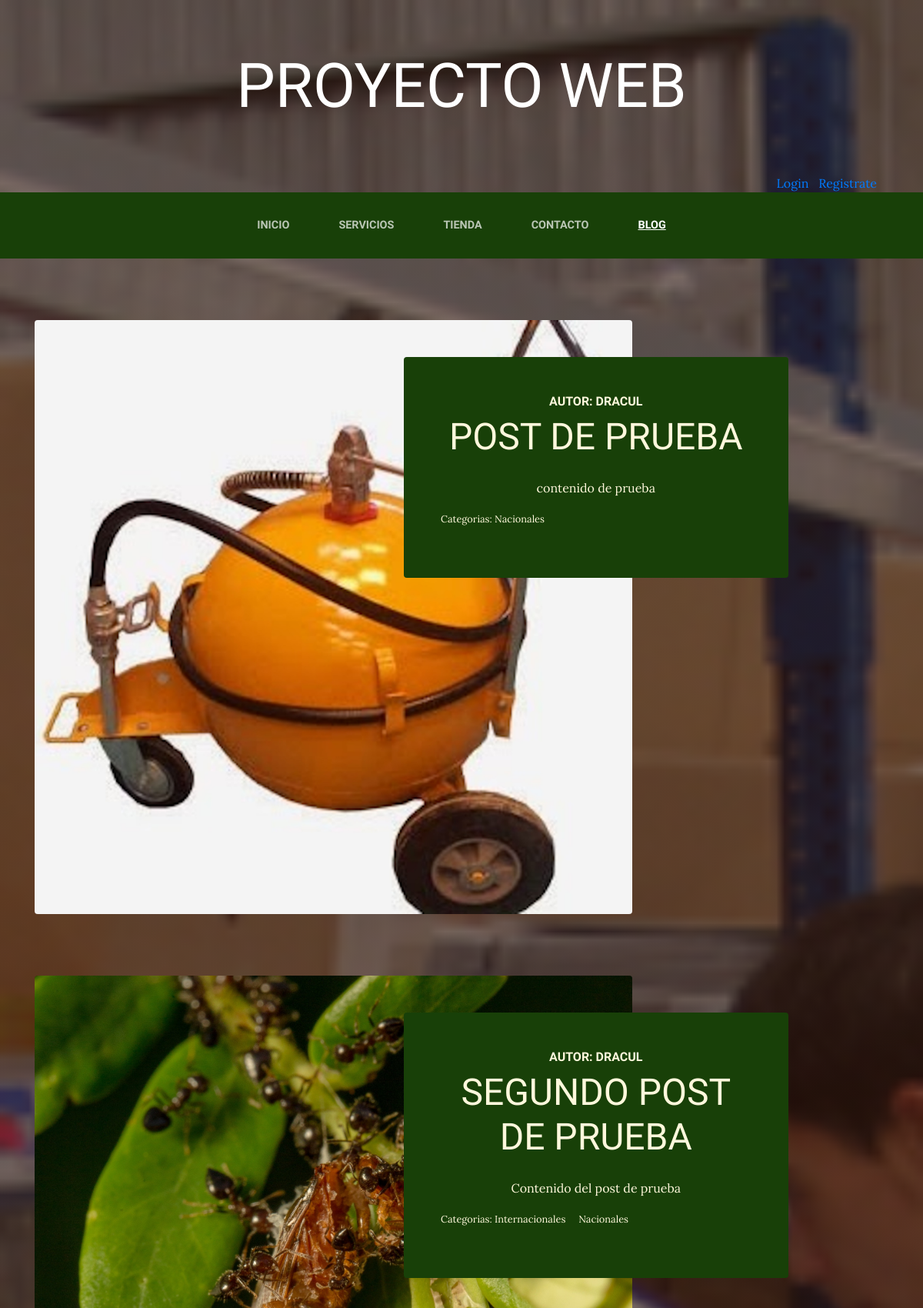
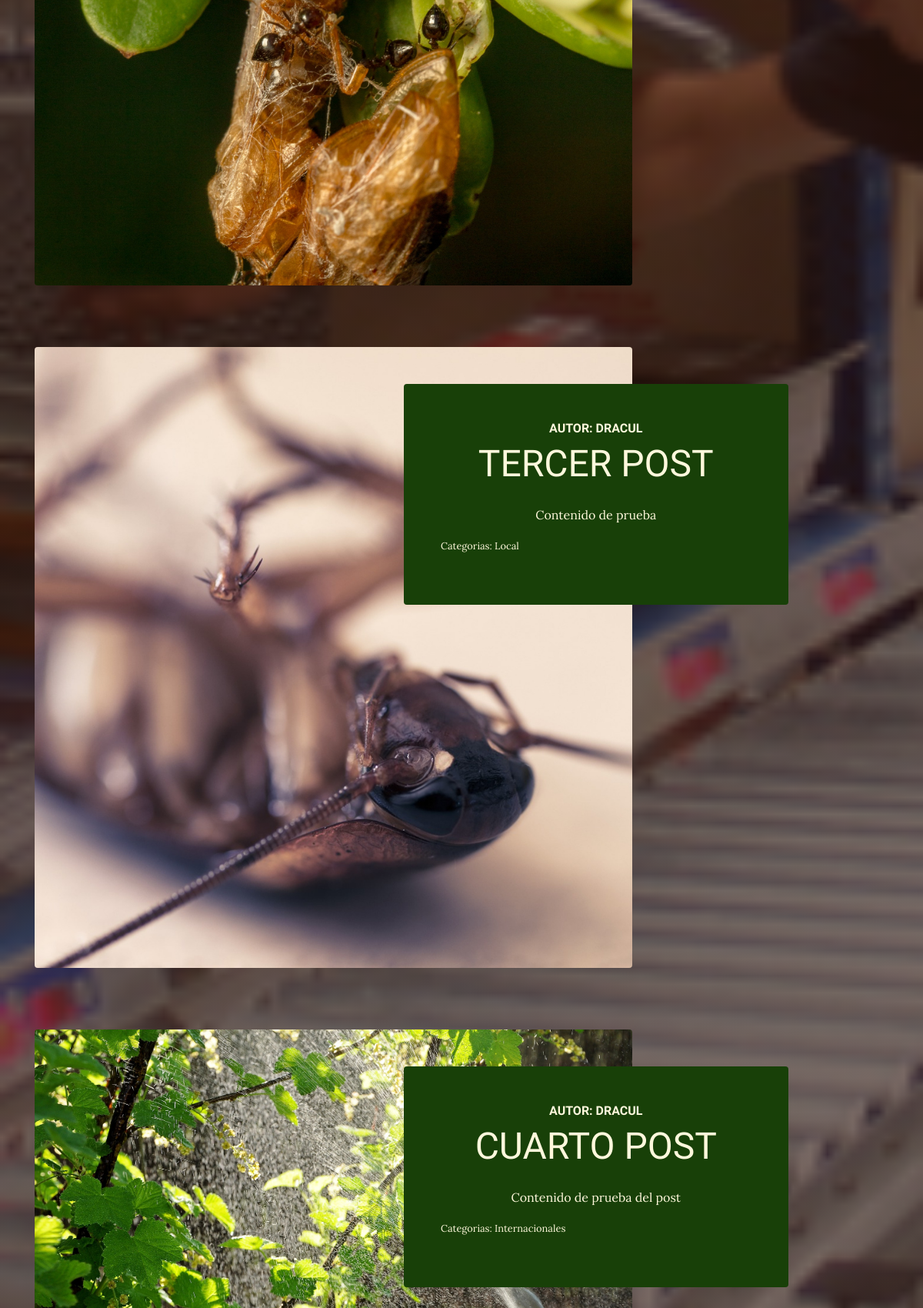
Screenshot of /blog/ (upper part) with the database file from the repository (2 pictures, top to bottom).
### blog_app/models.py (models this page shows, shortened)
class Post(models.Model):
    titulo = models.CharField(max_length=50)
    contenido = models.CharField(max_length=50)
    imagen = models.ImageField(upload_to='blog', null=True, blank=True)
    autor = models.ForeignKey(User, on_delete=models.CASCADE)
    categorias =models.ManyToManyField(Categoria)
    created = models.DateTimeField(auto_now_add=True)
    updated = models.DateTimeField(auto_now_add=True)
    class Meta:
        verbose_name = 'post'
        verbose_name_plural = 'posts'

class Categoria(models.Model):
    nombre = models.CharField(max_length=50)
    created = models.DateTimeField(auto_now_add=True)
    updated = models.DateTimeField(auto_now_add=True)
    class Meta:
        verbose_name = 'categoria'
        verbose_name_plural = 'categorias'

### blog_app/views.py (the view)
# urls.py: path('', views.blog, name='blog'),
def blog(request):
    posts = Post.objects.all
    return render(request, 'blog_app/blog.html', {
        'posts': posts
    })

### carro_app/context_processor.py (called while the page is built)
def importe_total_carro(request):
    total = 0
    '''if request.user.is_authenticated:
     for key, value in request.session["carro"].items():
            total += (float(value["precio"]))'''
    return {
        "importe_total_carro": total
    }

### blog_app/templates/blog_app/blog.html (shortened to what this page needs)
{% extends "proyecto_web_app/layout.html" %}
{% block content %}
{% load static %}
    {% for post in posts %}
    <section class="page-section clearfix">
        <div class="container">
        <div class="intro">
            <img class="intro-img img-fluid mb-3 mb-lg-0 rounded" src="{{post.imagen.url}}" alt="" style="width: 70%;">
            <div class="intro-text left-0text-center bg-faded p-5 rounded" style="text-align: center;">
            <h2 class="section-heading mb-4" >
                <span class="section-heading-upper">Autor: {{post.autor}}</span>
                <span class="section-heading-lower">{{post.titulo}}</span>
            </h2>
            <p class="mb-3">{{post.contenido}}
            </p>
            <div style="text-align: left; font-size: 80%;">
                <p>Categorias:
                    {% for categoria in post.categorias.all %}
                        {{categoria.nombre}} &nbsp; &nbsp;
                    {% endfor %}
                </p>
            </div>
            </div>
        </div>
        </div>
    </section>
    {% endfor %}
{% endblock %}

### proyecto_web_app/static/proyecto_web_app/css/gestion.css (style rules this page uses)
body { font-family: 'Lora'; background: linear-gradient(rgba(47, 23, 15, 0.65), rgba(47, 23, 15, 0.65)), url("../img/bg_main.jpg"); background-attachment: fixed; background-position: center; background-size: cover; }
h1, h2, h3, h4, h5, h6 { font-family: 'Raleway'; }
p { line-height: 1.75; }
.page-section { margin-top: 5rem; margin-bottom: 5rem; }
.section-heading { text-transform: uppercase; }
.section-heading .section-heading-upper { display: block; font-size: 1rem; font-weight: 800; padding-bottom:.5rem; }
.section-heading .section-heading-lower { display: block; font-size: 3rem; font-weight: 100; }
.bg-faded { background-color: rgba(255, 255, 255, 0.85); }
.intro { position: relative; }
@media (min-width: 992px) { .intro .intro-img { width: 75%; float: left; } }
@media (min-width: 992px) { .intro .intro-text { width: 60%; margin-top: 3rem; margin-left: 30rem; background-color: rgba(24, 64, 8); color: cornsilk; position: absolute; } }
@media (min-width: 1200px) { .intro .intro-text { width: 45%; } }

### rows the page displays
Post: imagen (picture), autor "DRACUL", titulo "POST DE PRUEBA", contenido "contenido de prueba"
Categoria: nombre "Nacionales"
Post: imagen (picture), autor "DRACUL", titulo "SEGUNDO POST DE PRUEBA", contenido "Contenido del post de prueba"
Categoria: nombre "Internacionales"
Post: imagen (picture), autor "DRACUL", titulo "TERCER POST", contenido "Contenido de prueba"
Categoria: nombre "Local"
Post: imagen (picture), autor "DRACUL", titulo "CUARTO POST", contenido "Contenido de prueba del post"
